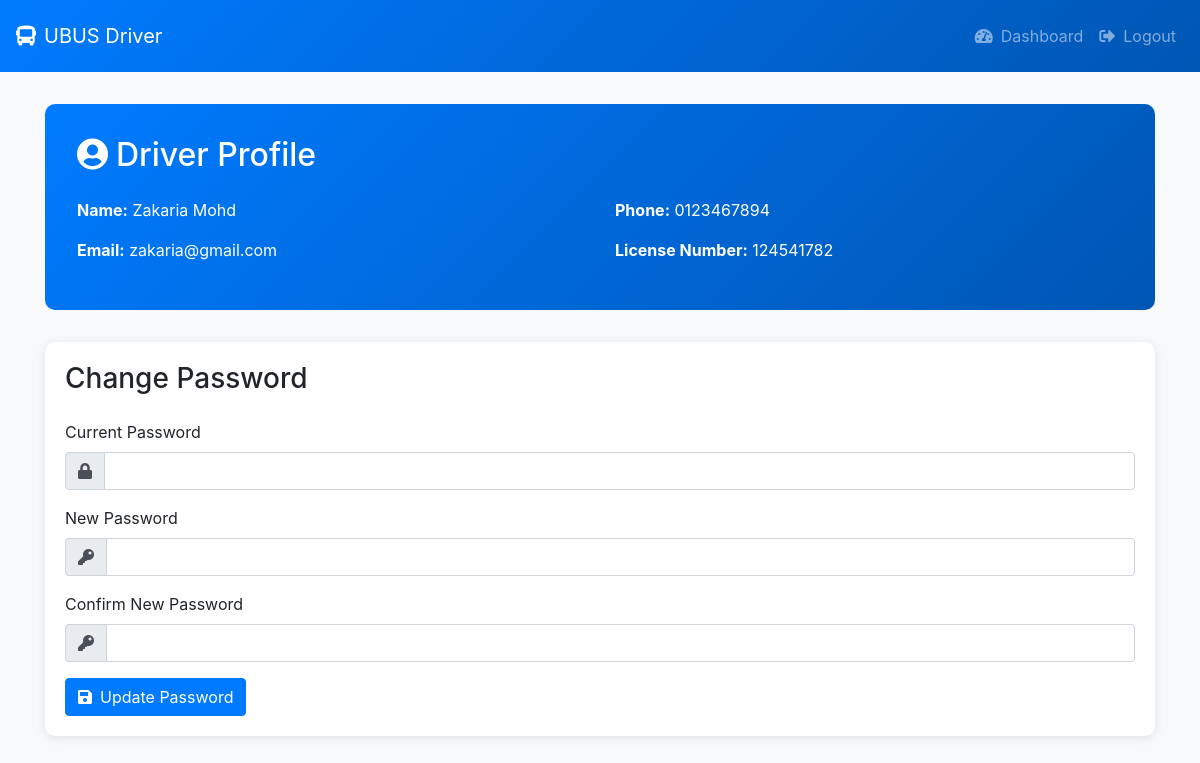
The page /driver_account (signed in) on the database its author committed.
### app.py (models this page shows)
class Driver(db.Model):
    id = db.Column(db.Integer, primary_key=True)
    username = db.Column(db.String(50), unique=True, nullable=False)  # Added
    password = db.Column(db.String(256), nullable=False)
    name = db.Column(db.String(100), nullable=False)
    phone = db.Column(db.String(20), nullable=False)
    email = db.Column(db.String(100), nullable=False)
    license_number = db.Column(db.String(50), nullable=False)
    route_id = db.Column(db.Integer, db.ForeignKey('route.id'))
    current_location_lat = db.Column(db.Float)
    current_location_lng = db.Column(db.Float)
    last_location_update = db.Column(db.DateTime)
    credentials_updated_at = db.Column(db.DateTime)
    last_login = db.Column(db.DateTime)
    route = db.relationship('Route', backref='drivers')
    current_location_lat = db.Column(db.Float)
    current_location_lng = db.Column(db.Float)
    last_location_update = db.Column(db.DateTime)

### app.py (the view)
@app.route('/driver_account')
@role_required(['driver'])
def driver_account():
    username = session.get('admin_username')
    driver = Driver.query.filter_by(username=username).first()
    if not driver:
        flash('Driver not found', 'error')
        return redirect(url_for('auth_login'))
    return render_template('driver_account.html', driver=driver)

### app.py (called while the page is built, shortened)
def role_required(roles):
    def decorator(f):
        @wraps(f)
        def decorated_function(*args, **kwargs):
            print(f"Access granted for role: {session.get('role')}")  # Debug log
            response = make_response(f(*args, **kwargs))
            response.headers['Cache-Control'] = 'no-cache, no-store, must-revalidate'
            response.headers['Pragma'] = 'no-cache'
            response.headers['Expires'] = '0'
            return response
        return decorated_function
    return decorator

### templates/driver_account.html (shortened to what this page needs)
<!DOCTYPE html>
<html lang="en">
<head>
    <link rel="stylesheet" href="https://stackpath.bootstrapcdn.com/bootstrap/4.5.2/css/bootstrap.min.css">
    <link rel="stylesheet" href="https://cdnjs.cloudflare.com/ajax/libs/font-awesome/5.15.1/css/all.min.css">
</head>
<body>
    <nav class="navbar navbar-expand-lg navbar-dark">
        <a class="navbar-brand" href="/driver_dashboard">
            <i class="fas fa-bus mr-2"></i>UBUS Driver
        </a>
        <ul class="navbar-nav ml-auto">
            <li class="nav-item">
                <a class="nav-link" href="/driver_dashboard">
                    <i class="fas fa-tachometer-alt mr-2"></i>Dashboard
                </a>
            </li>
            <li class="nav-item">
                <a class="nav-link" href="/admin_logout">
                    <i class="fas fa-sign-out-alt mr-2"></i>Logout
                </a>
            </li>
        </ul>
    </nav>
    <div class="container">
        <div class="row">
            <div class="col-12">
                <div class="profile-section">
                    <h2><i class="fas fa-user-circle mr-2"></i>Driver Profile</h2>
                    <div class="row mt-4">
                        <div class="col-md-6">
                            <p><strong>Name:</strong> {{ driver.name }}</p>
                            <p><strong>Email:</strong> {{ driver.email }}</p>
                        </div>
                        <div class="col-md-6">
                            <p><strong>Phone:</strong> {{ driver.phone }}</p>
                            <p><strong>License Number:</strong> {{ driver.license_number }}</p>
                        </div>
                    </div>
                </div>
            </div>
        </div>
        <div class="row">
            <div class="col-12">
                <div class="card">
                    <div class="card-body">
                        <h3 class="card-title mb-4">Change Password</h3>
                        <form id="passwordForm" onsubmit="return updatePassword(event)">
                            <div class="form-group">
                                <label for="currentPassword">Current Password</label>
                                <div class="input-group">
                                    <div class="input-group-prepend">
                                        <span class="input-group-text">
                                            <i class="fas fa-lock"></i>
                                        </span>
                                    </div>
                                    <input type="password" class="form-control" id="currentPassword" required>
                                </div>
                            </div>
                            <div class="form-group">
                                <label for="newPassword">New Password</label>
                                <div class="input-group">
                                    <div class="input-group-prepend">
                                        <span class="input-group-text">
                                            <i class="fas fa-key"></i>
                                        </span>
                                    </div>
                                    <input type="password" class="form-control" id="newPassword" required>
                                </div>
                            </div>
                            <div class="form-group">
                                <label for="confirmPassword">Confirm New Password</label>
                                <div class="input-group">
                                    <div class="input-group-prepend">
                                        <span class="input-group-text">
                                            <i class="fas fa-key"></i>
                                        </span>
                                    </div>
                                    <input type="password" class="form-control" id="confirmPassword" required>
                                </div>
                            </div>
                            <button type="submit" class="btn btn-primary" id="submitBtn">
                                <i class="fas fa-save mr-2"></i>Update Password
                            </button>
                        </form>
                    </div>
                </div>
            </div>
        </div>
    </div>
</body>
</html>

### templates/driver_account.html (style rules this page uses)
body { background-color: #f8f9fa; }
.navbar { background: linear-gradient(135deg, #007bff 0%, #0056b3 100%); padding: 1rem; margin-bottom: 2rem; }
.card { border: none; border-radius: 10px; box-shadow: 0 2px 10px rgba(0,0,0,0.1); margin-bottom: 20px; }
.profile-section { background: linear-gradient(135deg, #007bff 0%, #0056b3 100%); color: white; padding: 2rem; border-radius: 10px; margin-bottom: 2rem; }

### rows shown on the page
Driver: name "Zakaria Mohd", email "zakaria@gmail.com", phone "0123467894", license_number "124541782"
